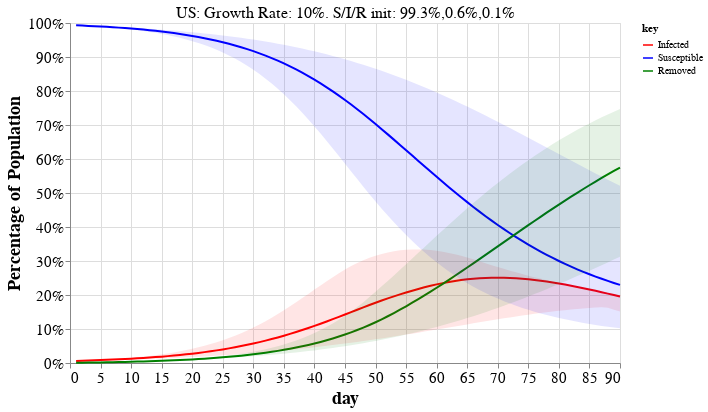

Notebook code cell kept with this figure:
### Markdown cell above
<a id='examples'></a>

## Interactive plot of Model predictions

For top 20 countries by estimated new cases.

> Tip: Choose a country from the drop-down menu to see the calculations used in the tables above and the dynamics of the model.

### Code cell
#hide_input
sir_plot_countries = df.sort_values('Cases.new.est', ascending=False).head(20).index
_, debug_dfs = helper.table_with_projections(debug_countries=sir_plot_countries)

df_alt = pd.concat([d.reset_index() for d in debug_dfs], axis=0)
overview_helpers.altair_sir_plot(df_alt, sir_plot_countries[0])

### Figure 1 — Vega-Lite specification as saved in the notebook (floating-point values rounded to 4 significant figures; data arrays with more than 128 entries replaced by an {"elided": "..."} marker saying what was removed)
{"config": {"view": {"continuousWidth": 400, "continuousHeight": 300}, "axis": {"grid": true, "labelFontSize": 15, "titleFontSize": 18}, "title": {"fontSize": 20}}, "layer": [{"mark": "line", "encoding": {"color": {"type": "nominal", "field": "key", "scale": {"domain": ["Infected", "Susceptible", "Removed"], "range": ["red", "blue", "green"]}}, "x": {"type": "quantitative", "field": "day"}, "y": {"type": "quantitative", "axis": {"format": "%", "title": "Percentage of Population"}, "field": "value"}}, "selection": {"Select": {"type": "single", "fields": ["country"], "init": {"country": "US"}, "bind": {"input": "select", "options": ["Algeria", "Belgium", "Brazil", "Canada", "France", "Germany", "India", "Indonesia", "Iran", "Italy", "Netherlands", "Peru", "Portugal", "Romania", "Spain", "Sweden", "Switzerland", "Turkey", "US", "United Kingdom"]}}}, "transform": [{"fold": ["Infected", "Susceptible", "Removed"]}]}, {"layer": [{"layer": [{"mark": {"type": "area", "color": "red", "opacity": 0.1}, "encoding": {"x": {"type": "quantitative", "field": "day"}, "y": {"type": "quantitative", "field": "Infected\\.max"}, "y2": {"field": "Infected\\.min"}}}, {"mark": {"type": "area", "color": "blue", "opacity": 0.1}, "encoding": {"x": {"type": "quantitative", "field": "day"}, "y": {"type": "quantitative", "field": "Susceptible\\.max"}, "y2": {"field": "Susceptible\\.min"}}}]}, {"mark": {"type": "area", "color": "green", "opacity": 0.1}, "encoding": {"x": {"type": "quantitative", "field": "day"}, "y": {"type": "quantitative", "field": "Removed\\.max"}, "y2": {"field": "Removed\\.min"}}}]}, {"data": {"name": "data-68e8707fc05f0d54ba59f9f1bb40684e"}, "mark": {"type": "text", "dx": 0, "dy": -180, "size": 16}, "encoding": {"text": {"type": "nominal", "field": "title"}}, "transform": [{"filter": {"selection": "Select"}}]}], "data": {"name": "data-293e4afd049a5796610161d5367665c5"}, "height": 340, "transform": [{"filter": {"selection": "Select"}}], "width": 550, "$schema": "https://vega.github.io/schema/vega-lite/v4.8.1.json", "datasets": {"data-293e4afd049a5796610161d5367665c5": {"elided": "1800 records"}, "data-68e8707fc05f0d54ba59f9f1bb40684e": [{"country": "US", "title": "US: Growth Rate: 10%. S/I/R init: 99.3%,0.6%,0.1%"}, {"country": "France", "title": "France: Growth Rate: 14%. S/I/R init: 97.1%,2.5%,0.4%"}, {"country": "United Kingdom", "title": "United Kingdom: Growth Rate: 10%. S/I/R init: 98.3%,1.5%,0.2%"}, {"country": "Spain", "title": "Spain: Growth Rate: 5%. S/I/R init: 96.6%,2.6%,0.8%"}, {"country": "Italy", "title": "Italy: Growth Rate: 3%. S/I/R init: 97.4%,1.7%,0.9%"}, {"country": "Belgium", "title": "Belgium: Growth Rate: 8%. S/I/R init: 97.6%,2.0%,0.4%"}, {"country": "Iran", "title": "Iran: Growth Rate: 4%. S/I/R init: 99.5%,0.3%,0.2%"}, {"country": "Turkey", "title": "Turkey: Growth Rate: 13%. S/I/R init: 99.8%,0.2%,0.0%"}, {"country": "Brazil", "title": "Brazil: Growth Rate: 12%. S/I/R init: 99.9%,0.1%,0.0%"}, {"country": "Netherlands", "title": "Netherlands: Growth Rate: 6%. S/I/R init: 98.5%,1.1%,0.3%"}, {"country": "Germany", "title": "Germany: Growth Rate: 5%. S/I/R init: 99.7%,0.2%,0.1%"}, {"country": "Canada", "title": "Canada: Growth Rate: 10%. S/I/R init: 99.8%,0.2%,0.0%"}, {"country": "India", "title": "India: Growth Rate: 18%. S/I/R init: 100.0%,0.0%,0.0%"}, {"country": "Sweden", "title": "Sweden: Growth Rate: 7%. S/I/R init: 99.2%,0.6%,0.2%"}, {"country": "Portugal", "title": "Portugal: Growth Rate: 7%. S/I/R init: 99.5%,0.4%,0.1%"}, {"country": "Switzerland", "title": "Switzerland: Growth Rate: 3%. S/I/R init: 99.1%,0.7%,0.3%"}, {"country": "Peru", "title": "Peru: Growth Rate: 16%. S/I/R init: 99.9%,0.1%,0.0%"}, {"country": "Algeria", "title": "Algeria: Growth Rate: 8%. S/I/R init: 99.9%,0.1%,0.0%"}, {"country": "Romania", "title": "Romania: Growth Rate: 10%. S/I/R init: 99.8%,0.1%,0.0%"}, {"country": "Indonesia", "title": "Indonesia: Growth Rate: 9%. S/I/R init: 100.0%,0.0%,0.0%"}]}}
